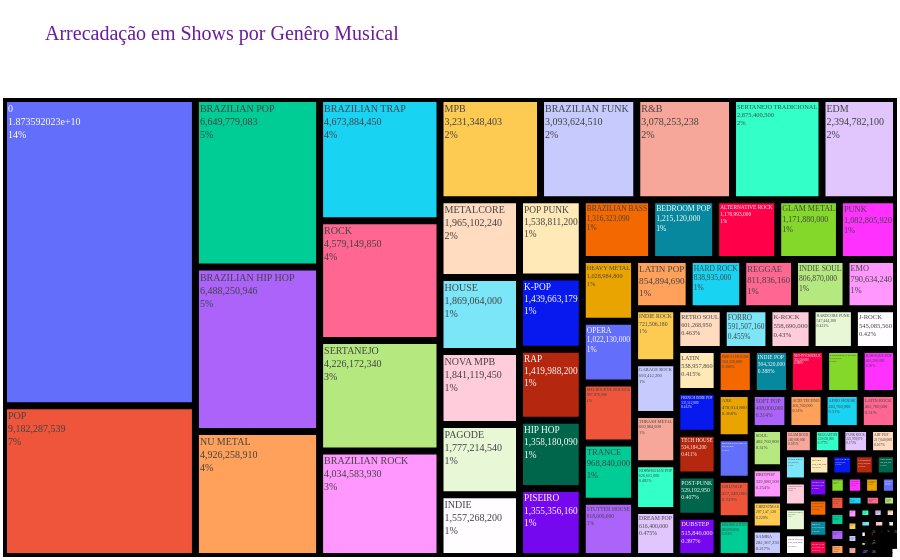

Notebook cell for this chart:
### Code cell
tr3_g = agrupar(df, ['generos'], col_sel = 'arrecadacao_estimada', met = 'sum')
tr3_g = tr3_g.reset_index()   
tr3_g.columns = ['generos', 'arrecadacao_estimada']

tree_3 = px.treemap(
    tr3_g,
    path=['generos'],
    values='arrecadacao_estimada',
    color_continuous_scale=['#5E17EB', '#9C27B0', '#00BCD4', '#4CAF50', '#FFEA00'],
    title = 'Arrecadação em Shows por Genêro Musical'
)
tree_3.update_traces(
    textinfo='label+value+percent root',
    textfont=dict(size=10, family='Arial Black'),
    marker_line=dict(width=4, color='#000000'),
    hovertemplate='<b>%{label}</b><br>Shows: <b>%{value}</b> (%{percentRoot:.1%} do total)<extra></extra>'
)

tree_3.update_layout(
    plot_bgcolor="white",
    paper_bgcolor="white",
    title_font=dict(size=20, color='#6A1B9A', family='Arial Black'),
    font_color='#424242',
    margin=dict(t=80, l=0, r=0, b=0)
)

tree_3.show()

### Figure 1 — Plotly figure (JSON) as saved in the notebook; plotly's stock layout.template omitted (floating-point values rounded to 4 significant figures; data arrays with more than 128 entries replaced by an {"elided": "..."} marker saying what was removed)
{"data": [{"branchvalues": "total", "domain": {"x": [0, 1], "y": [0, 1]}, "hovertemplate": "<b>%{label}</b><br>Shows: <b>%{value}</b> (%{percentRoot:.1%} do total)<extra></extra>", "ids": {"elided": "137 str values"}, "labels": {"elided": "137 str values"}, "marker": {"line": {"color": "#000000", "width": 4}}, "name": "", "parents": {"elided": "137 str values"}, "textfont": {"family": "Arial Black", "size": 10}, "textinfo": "label+value+percent root", "type": "treemap", "values": {"elided": "137 float values"}}], "layout": {"font": {"color": "#424242"}, "legend": {"tracegroupgap": 0}, "margin": {"b": 0, "l": 0, "r": 0, "t": 80}, "paper_bgcolor": "white", "plot_bgcolor": "white", "title": {"font": {"color": "#6A1B9A", "family": "Arial Black", "size": 20}, "text": "Arrecadação em Shows por Genêro Musical"}}}
